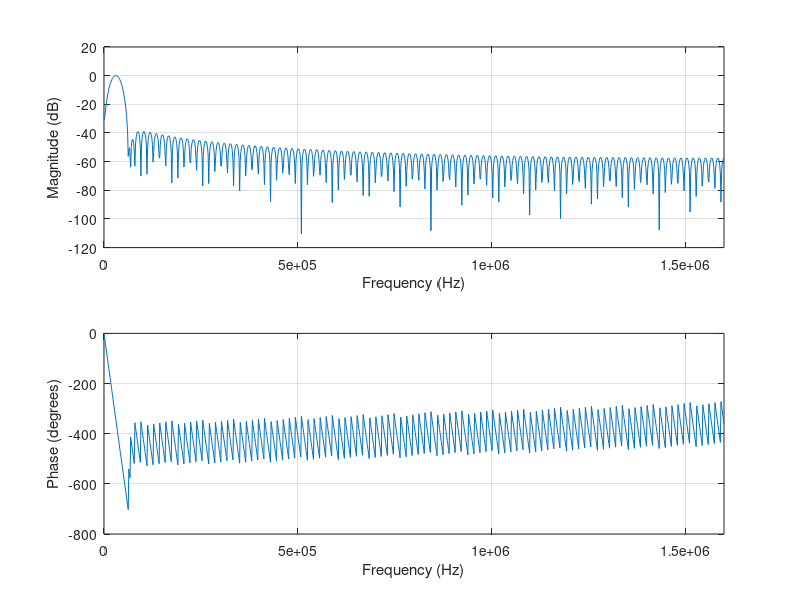

MATLAB code for this plot: (Note: this script raises an error after producing the figure.)
% 滤波器设计参数
samp_rate = 3200000;    % 采样频率 64 kHz
center_freq = 32000;  % 中心频率 32 kHz
bandwidth = center_freq*0.2;     % 带宽 4 kHz
n = samp_rate/center_freq*2;               % 滤波器阶数，可调整

% 计算归一化截止频率
f1 = (center_freq - bandwidth/2) / (samp_rate/2);
f2 = (center_freq + bandwidth/2) / (samp_rate/2);

% 设计带有 Hamming 窗的带通滤波器
filter_b = fir1(n, [f1, f2], 'bandpass', hamming(n+1));

% 可选：查看滤波器的频率响应
freqz(filter_b, 1, 1024, samp_rate);

% 假设 x 是您的带噪声的 32 kHz 正弦信号
% 应用滤波器
y_filtered = filter(filter_b, 1, x);
